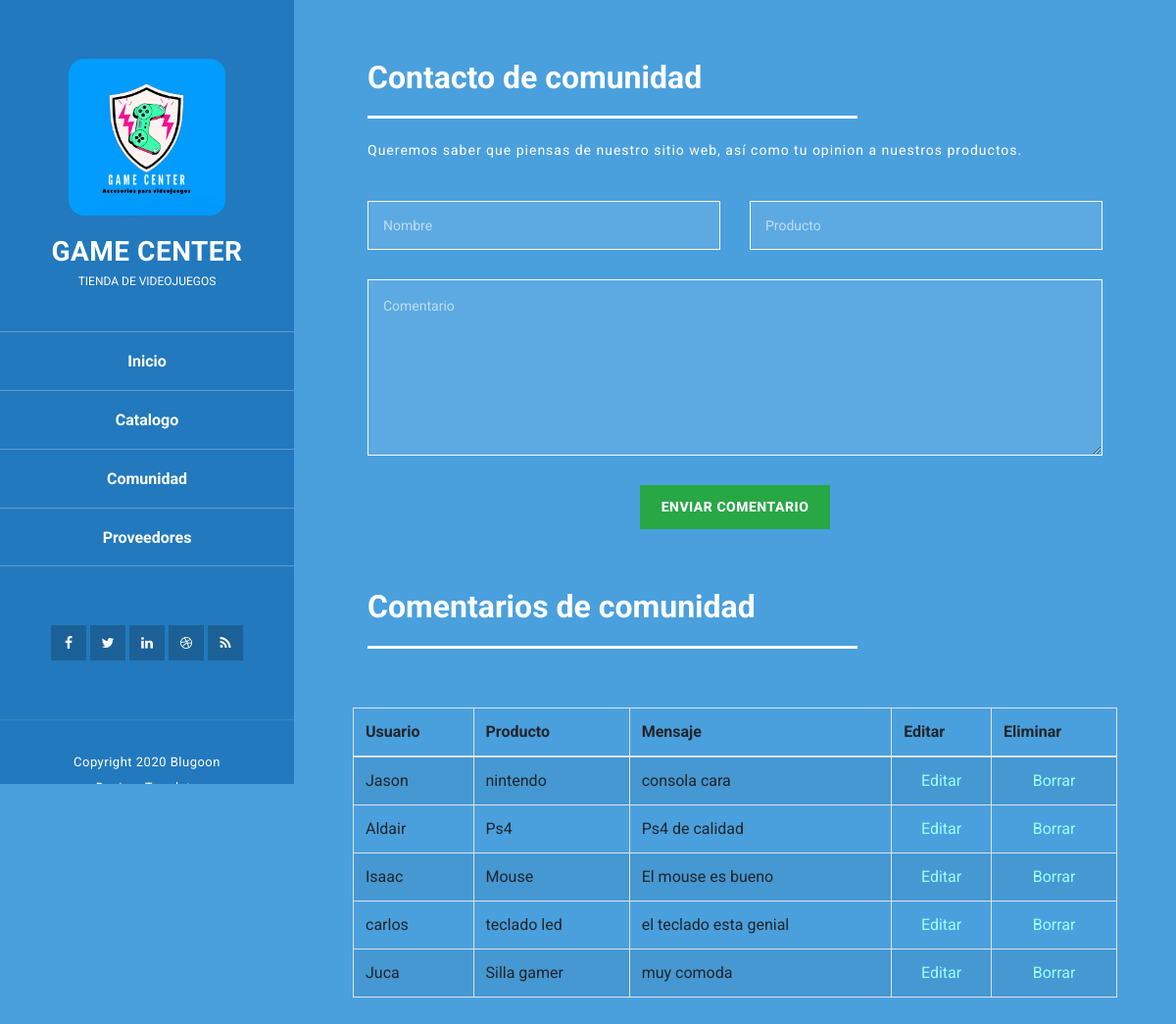
The app's page /publico/ with its own data.
### inicio/models.py (models this page shows, shortened)
class comunidad(models.Model):
    id= models.AutoField(primary_key=True, verbose_name="ID")
    nombre= models.CharField(max_length=50, verbose_name="Usuario")
    producto= models.CharField(max_length=50, verbose_name="Producto")
    mensaje= models.TextField(verbose_name="Mensaje")
    creacion= models.DateField(auto_now_add=True)
    class Meta:
        verbose_name= "Comunidad"
        ordering= ["-creacion"]

### inicio/views.py (the view)
# urls.py: path('publico/', views.publico, name="Publico"),
def publico(request):
    comuni= comunidad.objects.all()
    if request.method== 'POST':
        form= comentarioForm(request.POST)
        if form.is_valid():
            form.save()
            return redirect ('Publico')
    form = comentarioForm()
    return render(request, 'inicio/publico.html', {'comuni': comuni})

### inicio/templates/inicio/publico.html (shortened to what this page needs)
{% extends 'inicio/encabezado.html' %}
{%block imagenes%}
{%load static%}
{%static 'inicio/assets/images/logogamece.jpeg' %}
{%endblock%}
{% block principal%}
<section class="section contact-me" data-section="section4">
    <div class="container">
      <div class="section-heading">
        <h2>Contacto de comunidad</h2>
        <div class="line-dec"></div>
        <span>Queremos saber que piensas de nuestro sitio web, así como tu opinion a nuestros productos. </span>
      </div>
      <div class="row">
        <div class="right-content">
          <div class="container">
            <form id="contact" action="{% url 'Publico' %}" method="POST">
              <div class="row">
                <div class="col-md-6">
                  <fieldset>
                    <input name="nombre" type="text" class="form-control"
                      id="nombre" placeholder="Nombre" autocomplete="off" />
                  </fieldset>
                </div>
                <div class="col-md-6">
                  <fieldset>
                    <input name="producto" type="text" class="form-control"
                      id="producto" placeholder="Producto" autocomplete="off" />
                  </fieldset>
                </div>
                <div class="col-md-12">
                  <fieldset>
                    <textarea name="mensaje" rows="6" class="form-control"
                      id="mensaje" placeholder="Comentario" required="" ></textarea>
                  </fieldset>
                </div>
                <div class="col-md-12">
                  <fieldset>
                    <button type="submit" id="form-submit" class="button btn-success">
                      Enviar Comentario
                    </button>
                  </fieldset>
                </div>
              </div>
            </form>
          </div>
        </div>
      </div>
    </div>
    <div class="container">
      <div class="section-heading">
        <h2>Comentarios de comunidad</h2>
        <div class="line-dec"></div>
      </div>
      <div class="row">
          <table class="table table-bordered table-striped">
              <thead>
                  <tr>
                      <th>Usuario</th>
                      <th>Producto</th>
                      <th>Mensaje</th>
                      <th>Editar</th>
                      <th>Eliminar</th>
                  </tr>
              </thead>
              <tbody>
                  {% for comuni in comuni %}
                  <tr>
                      <td>{{comuni.nombre}}</td>
                      <td>{{comuni.producto}}</td>
                      <td>{{comuni.mensaje}}</td>
                      <td class="text-center"> <a href="{% url 'Individual' comuni.id%}">Editar</td>
                      <td class="text-center"><a href="{% url 'Borrar' comuni.id%}">Borrar</td>
                  </tr>
                  {% endfor %}
              </tbody>
          </table>
        </div>
    </div>
  </section>
{%endblock%}

### inicio/static/inicio/assets/css/tooplate-style.css (style rules this page uses)
body { font-family: 'Roboto', sans-serif; overflow-x: hidden; }
input, select, textarea { outline: none; }
a { color: #9FF; text-decoration: none; }
html { -webkit-box-sizing: border-box; -moz-box-sizing: border-box; box-sizing: border-box; }
*, *:before, *:after { -webkit-box-sizing: inherit; -moz-box-sizing: inherit; box-sizing: inherit; }
.container { margin: 0 auto; }
.section { color: #fff; width: 55%; right: 10%; left: 35%; position: relative; min-height: 100vh; padding-bottom: 60px; border-bottom: 3px solid rgba(250, 250, 250, 0.25); }
.section-heading { text-align: left; padding: 60px 0 40px 0; }
.section-heading h2 { font-size: 32px; font-weight: 700; color: #fff; }
.section-heading .line-dec { max-width: 500px; height: 3px; background-color: #fff; margin: 20px 0; }
.section-heading span { margin-top: 5px; font-size: 14px; color: #fff; letter-spacing: 1px; }
button { display: inline-block; padding: 12px 22px; background-color: #fff; color: #2279BD; font-size: 14px; font-weight: 800; letter-spacing: 0.5px; text-transform: uppercase; transition: all 0.5s; border: none; outline: none; cursor: pointer; }
section.contact-me { border-bottom: none; }
#contact input { background-color: rgba(250,250,250,0.1); border: 1px solid rgba(250,250,250,1); border-radius: 0px; margin-bottom: 30px; color: #fff; font-size: 14px; height: 50px; width: 100%; padding-left: 15px; }
#contact textarea { background-color: rgba(250,250,250,0.1); border: 1px solid rgba(250,250,250,1); border-radius: 0px; margin-bottom: 30px; color: #fff; font-size: 14px; height: 180px; max-height: 220px; line-height: 40px; width: 100%; padding-left: 15px; }
#contact { text-align: center; }
.form-control::placeholder { color: #FFF; opacity: 0.6; }
@media screen and (max-width: 1680px) { .section { color: #fff; width: 65%; right: 5%; left: 30%; } }

### records on screen
comunidad: nombre "Jason", producto "nintendo", mensaje "consola cara"
comunidad: nombre "Aldair", producto "Ps4", mensaje "Ps4 de calidad"
comunidad: nombre "Isaac", producto "Mouse", mensaje "El mouse es bueno"
comunidad: nombre "carlos", producto "teclado led", mensaje "el teclado esta genial"
comunidad: nombre "Juca", producto "Silla gamer", mensaje "muy comoda"
